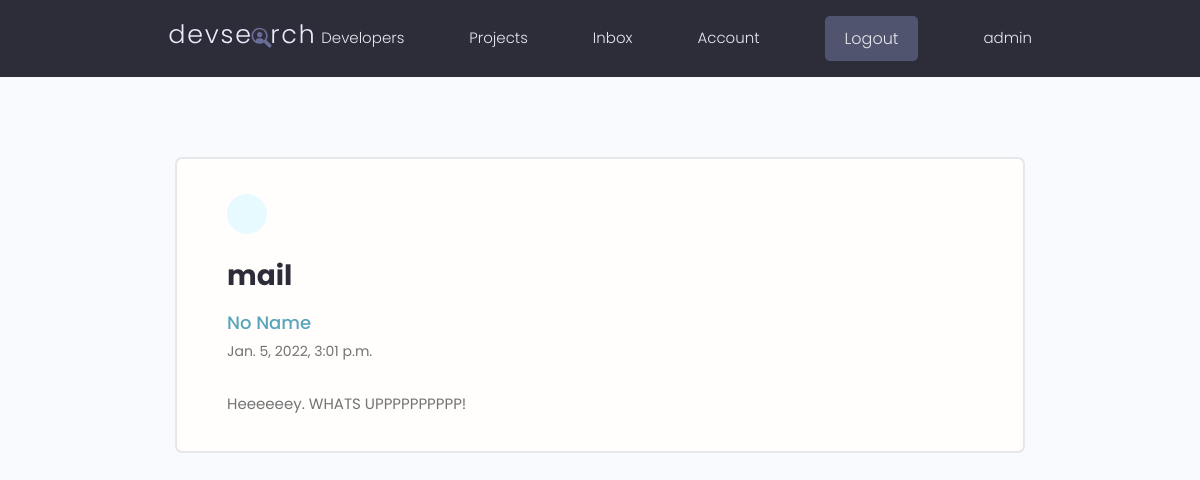
The page /message/a327a4d5-7991-4a06-8623-a93c6ef6eadc/ (signed in) on the database its author committed.
### users/models.py (models this page shows, shortened)
class Message(models.Model):
    sender = models.ForeignKey(
        Profile, on_delete=models.SET_NULL, null=True, blank=True
    )
    recipient = models.ForeignKey(
        Profile,
        on_delete=models.SET_NULL,
        null=True,
        blank=True,
        related_name="messages",
    )
    name = models.CharField(max_length=200, null=True, blank=True)
    email = models.EmailField(max_length=200, null=True, blank=True)
    subject = models.CharField(max_length=200, null=True, blank=True)
    body = models.TextField()
    is_read = models.BooleanField(default=False, null=True)
    created = models.DateTimeField(auto_now_add=True)
    id = models.UUIDField(
        default=uuid.uuid4, unique=True, primary_key=True, editable=False
    )
    class Meta:
        ordering = ["is_read", "-created"]

### users/views.py (the view)
# urls.py: path("message/<str:pk>/", views.viewMessage, name="message"),
@login_required(login_url="login")
def viewMessage(request, pk):
    profile = request.user.profile
    message = profile.messages.get(id=pk)
    if message.is_read == False:
        message.is_read = True
        message.save()
    context = {"message": message}
    return render(request, "users/message.html", context)

### users/templates/users/message.html (shortened to what this page needs)
{% extends "main.html"%}
{% block content %}
<main class="messagePage my-xl">
  <div class="content-box">
    <div class="message">
      <a class="backButton" href="{% url 'inbox' %}"></a>
      <h2 class="message__subject">{{message.subject}}</h4>
        <a href="profile.html" class="message__author">{{message.name}}</a>
        <p class="message__date">{{message.created}}</p>
        <div class="message__body">{{message.body|linebreaksbr}}
        </div>
    </div>
  </div>
</main>
{% endblock %}

### templates/navbar.html (shortened to what this page needs)
{% load static %}
<header class="header">
    <div class="container container--narrow">
        <a href="{% url 'profiles' %}" class="header__logo">
            <img src="{% static 'images/logo.svg' %}" alt="DevSearch Logo" />
        </a>
        <nav class="header__nav">
            <ul class="header__menu">
                <li class="header__menuItem"><a href="{% url 'profiles' %}">Developers</a></li>
                <li class="header__menuItem"><a href="{% url 'projects' %}">Projects</a></li>
                {% if request.user.is_authenticated %}
                <li class="header__menuItem"><a href="{% url 'inbox' %}">Inbox</a></li>
                <li class="header__menuItem"><a href="{% url 'account' %}">Account</a></li>
                <li class="header__menuItem"><a href="{% url 'logout' %}" class="btn btn--sub">Logout</a></li>
                {% else %}
                <li class="header__menuItem"><a href="{% url 'login' %}" class="btn btn--sub">Login/Sign Up</a></li>
                {% endif %}
                <li class="header__menuItem"><a href="#">{{user.username}}</a></li>
            </ul>
        </nav>
    </div>
</header>

### static/styles/app.css (style rules this page uses)
:root { --color-sub: #2d2d39; }
.btn--sub { background-color: var(--color-sub-light); }
img { width: 100%; }
.content-box { width: 95%; max-width: 85rem; margin: 0 auto; }
.header { position: sticky; z-index: 111; background-color: var(--color-sub); padding: 1.5rem 0; }
.header > .container { display: flex; justify-content: space-between; align-items: center; }
.header__logo > img { height: 3.8rem; }
.header__nav > ul { display: inline-flex; align-items: center; list-style: none; gap: 6.5rem; }
.header__menuItem > a { color: var(--color-light); font-weight: 300; }
.message { padding: 2.5rem 0; }
.message > a { display: flex; gap: 1rem; }
.message__author, .message__date { flex-basis: 25%; }
.message__subject { flex-basis: 50%; }
.message__date { text-align: right; }
.messagePage .message { list-style: none; background: var(--color-white); padding: 3.5rem 5rem; border: 2px solid var(--color-light); border-radius: 0.7rem; }
.messagePage .message__subject { font-size: 2.8rem; color: var(--color-sub); margin-bottom: 1rem; margin-top: 2rem; }
.messagePage .message__author { font-size: 1.8rem; font-weight: 500; }
.messagePage .message__date { font-size: 1.4rem; font-weight: 400; text-align: left; margin-bottom: 3rem; }
.backButton { background: var(--color-main-light); color: var(--color-main); width: 4rem; height: 4rem; display: flex; align-items: center; justify-content: center; border-radius: 50%; }

### static/uikit/styles/modules/_variables.css (style rules this page uses)
:root { --color-main: #5aa5b9; --color-main-light: #e6faff; --color-sub: #3f4156; --color-sub-light: #51546e; --color-sub-lighter: #ededfd; --color-text: #737373; --color-gray: #8b8b8b; --color-light: #e5e7eb; --color-light-gray: #767676; --color-bg: #f8fafd; --color-white: #fffefd; --color-white-light: #f3f3f3; --color-success: #359e64; --color-success-bg: #def8e8; --color-error: #fc4b0b; --color-error-bg: #fff2ee; --font-base: 'Poppins', arial, helvetica, 'Segoe UI', roboto, ubuntu, sans-serif; --font-monospace: 'Fira Code', 'Courier New', courier, monospace; --font-regular: 300; --font-medium: 500; --font-bold: 700; --generic-shadow: 1px 1px 5px #00000010; --generic-transition: all 0.3s ease-in-out; }

### static/uikit/styles/modules/_base.css (style rules this page uses)
* { margin: 0; padding: 0; box-sizing: border-box; text-rendering: optimizeLegibility; color: inherit; font-size: inherit; }
html { font-size: 50%; }
@media only screen and (min-width: 480px) { html { font-size: 56.25%; } }
@media only screen and (min-width: 1200px) { html { font-size: 62.5%; } }
body { line-height: 1.6; font-weight: 400; font-size: 1.5rem; color: var(--color-text); background-color: var(--color-bg); min-height: 100vh; }

### static/uikit/styles/modules/_typography.css (style rules this page uses)
* { font-family: var(--font-base); }
h2 { font-size: 3.6rem; font-weight: var(--font-bold); }
p, span, strong { font-size: 1.6rem; color: var(--color-text); font-weight: var(--font-regular); }
a { padding-bottom: 2px; text-decoration: none; display: inline-block; color: var(--color-main); font-weight: var(--font-medium); }

### static/uikit/styles/modules/_utilities.css (style rules this page uses)
.container { width: 92%; max-width: 165rem; margin: 0 auto; box-sizing: border-box; }
.container--narrow { width: 92%; max-width: 120rem; }
@media screen and (min-width: 1000px) { .container { width: 90%; } }
@media screen and (min-width: 1000px) { .container--narrow { width: 85%; } }
@media screen and (min-width: 1200px) { .container { width: 80%; } }
@media screen and (min-width: 1200px) { .container--narrow { width: 72%; } }
.my-xl { margin: 8rem auto; }

### static/uikit/styles/modules/_button.css (style rules this page uses)
.btn { display: inline-block; position: relative; cursor: pointer; background-color: var(--color-light); font-weight: var(--font-medium); color: var(--color-sub); text-decoration: none; padding: 1rem 2rem; border-radius: 0.5rem; border: none; width: -webkit-fit-content; width: -moz-fit-content; width: fit-content; height: -webkit-fit-content; height: -moz-fit-content; height: fit-content; font-size: 1.6rem; outline-width: 0; outline-color: transparent; -webkit-backface-visibility: hidden; backface-visibility: hidden; transition: all 0.3s ease-in-out; }
.btn--sub { background-color: var(--color-sub); color: var(--color-white); }

### rows shown on the page
Message: subject "mail", name "No Name", created "Jan. 5, 2022, 3:01 p.m.", body "Heeeeeey. WHATS UPPPPPPPPPP!"

### other values the page prints
{{ user.username }} "admin"
